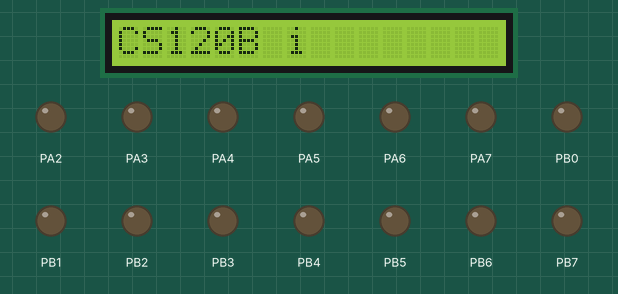
Recording of a program running on a simulated ATmega1284P, built with avr-gcc and emulated at 8 MHz. Shown: 16×1 character LCD, output pins drawn as LEDs (lit = HIGH). Wiring (inferred from the names in the program): character LCD (HD44780): RS PA0; E PA1; data PD0, PD1, PD2, PD3, PD4, PD5, PD6, PD7. Pins used as bus, display or sensor lines are not drawn.

Above: at 0.19 s.
At 1.1 s:
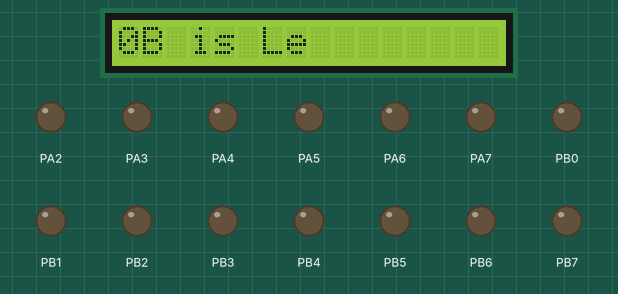
At 2.23 s:
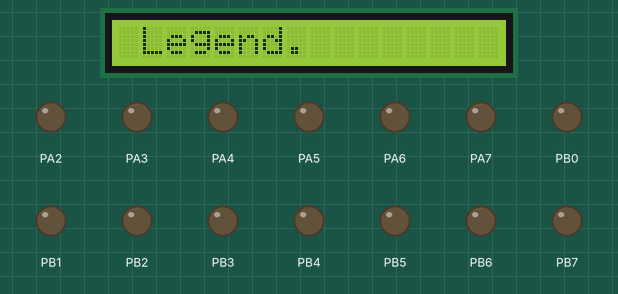
At 4.5 s:
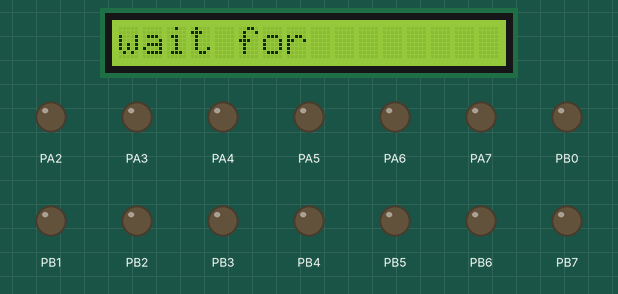
At 6.77 s:
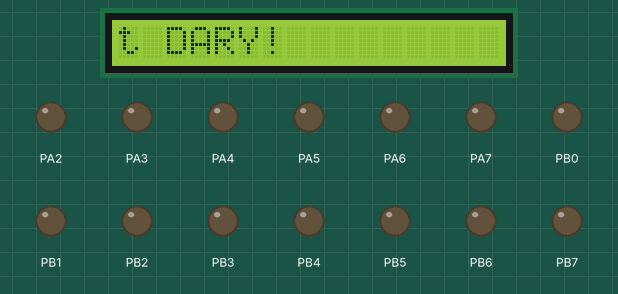
At 9.04 s:
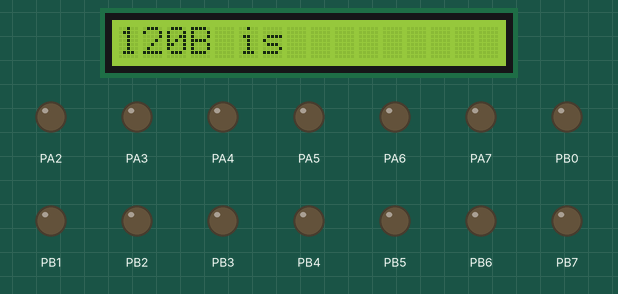

The program:

kmccu003_lab10_part2.c
```c
/*    Author : Kiana McCullough
 *    Lab Section: B21
 *    Assignment: Lab # 10 Exercise # 2
 *
 *    I acknowledge all content contained herein, excluding template or example
 *    code, is my own original work.
 */

#include <avr/io.h>
#include <avr/interrupt.h>
#include "keypad.h"
#include "timer.h"
#include "scheduler.h"
#include "bit.h"
#include "io.h"
#include "io.c"
//#include "lcd_8bit_task.h"
#include "queue.h"


unsigned char string[] = {'C', 'S', '1', '2', '0', 'B', ' ',  'i', 's', ' ',  'L', 'e', 'g', 'e', 'n', 'd', '.', '.', '.',  'w', 'a', 'i', 't', ' ', 'f', 'o', 'r', ' ',  'i', 't', ' ', 'D', 'A', 'R', 'Y', '!', ' ', ' ', ' ', ' ', ' ', ' ', ' ', ' ', ' ', ' ', ' ', ' ', ' ', ' ', ' ', ' '};
unsigned char cnt = 1;
enum States{init} state;

int str_tick(int state) {
	switch(state) {
		case init:
		for (unsigned int i = 1; i <= 16; i++) {
			LCD_Cursor(i);
			LCD_WriteData(string[i+cnt-2]);

			if(cnt+i+1 == 54) { //gets cut off at DAR when 36..
				cnt = 0; //reset
			}
		}
		cnt++;
	}

	return state;
}


int main(void)
{
	DDRB = 0xFF; PORTB = 0x00; // PORTB set to output, outputs init 0s
	DDRC = 0xF0; PORTC = 0x0F; // PC7..4 outputs init 0s, PC3..0 inputs init 1s
	DDRA = 0xFF; PORTA = 0x00; //outputs
	DDRD = 0xFF; PORTD = 0x00;

	//Greatest common divisor for all tasks or smallest time unit for tasks.
	unsigned long int GCD = 15;

	//Recalculate GCD periods for scheduler
	unsigned long int lcd_period = 15;

	//Declare an array of tasks
	static task task1;
	task *tasks[] = { &task1 };
	const unsigned short numTasks = sizeof(tasks) / sizeof(task*);

	//task1
	task1.state = 0;//Task initial state.
	task1.period = lcd_period;//Task Period.
	task1.elapsedTime = lcd_period;//Task current elapsed time.
	task1.TickFct = &str_tick;//Function pointer for the tick.

	// Set the timer and turn it on
	TimerSet(GCD);
	TimerOn();
	LCD_init();
	LCD_ClearScreen();

	unsigned short i; // Scheduler for-loop iterator
	//unsigned char tmp = 0;

	while(1) {

		// Scheduler code
		for ( i = 0; i < numTasks; i++ ) {
			// Task is ready to tick
			if ( tasks[i]->elapsedTime == tasks[i]->period ) {
				// Setting next state for task
				tasks[i]->state = tasks[i]->TickFct(tasks[i]->state);
				// Reset the elapsed time for next tick.
				tasks[i]->elapsedTime = 0;
			}
			tasks[i]->elapsedTime += 1;
		}
			while(!TimerFlag);
			TimerFlag = 0;

	} //end while
	// Error: Program should not exit!

	return 0;
} //end main


/*int main(void) {

	DDRA = 0xFF; PORTA = 0x00; //outputs
	DDRD = 0xFF; PORTD = 0x00;

   // Initializes the LCD display
   LCD_init();

   // Starting at position 1 on the LCD screen, writes Hello World
   LCD_DisplayString(1, "Hello World");

   while(1) {continue;}


}*/

/*Use the LCD code, along with a button and/or time delay to display the message "CS120B is Legend... wait for it DARY!"
The string will not fit on the display all at once, so you will need to come up with some way to paginate or scroll the text.

Note: If your LCD is exceptionally dim, adjust the resistance provided by the potentiometer connected to Pin #3.*/
```

bit.h
```c
// Permission to copy is granted provided that this header remains intact.
// This software is provided with no warranties.

////////////////////////////////////////////////////////////////////////////////

#ifndef BIT_H
#define BIT_H

////////////////////////////////////////////////////////////////////////////////
//Functionality - Sets bit on a PORTx
//Parameter: Takes in a uChar for a PORTx, the pin number and the binary value
//Returns: The new value of the PORTx
unsigned char SetBit(unsigned char pin, unsigned char number, unsigned char bin_value)
{
	return (bin_value ? pin | (0x01 << number) : pin & ~(0x01 << number));
}

////////////////////////////////////////////////////////////////////////////////
//Functionality - Gets bit from a PINx
//Parameter: Takes in a uChar for a PINx and the pin number
//Returns: The value of the PINx
unsigned char GetBit(unsigned char port, unsigned char number)
{
	return ( port & (0x01 << number) );
}

#endif //BIT_H
```

io.c
```c
#include <avr/io.h>
#include <avr/interrupt.h>
#include <stdio.h>
#include "io.h"

#define SET_BIT(p,i) ((p) |= (1 << (i)))
#define CLR_BIT(p,i) ((p) &= ~(1 << (i)))
#define GET_BIT(p,i) ((p) & (1 << (i)))

/*-------------------------------------------------------------------------*/

#define DATA_BUS PORTD		// port connected to pins 7-14 of LCD display
#define CONTROL_BUS PORTA	// port connected to pins 4 and 6 of LCD disp.
#define RS 0			// pin number of uC connected to pin 4 of LCD disp.
#define E 1			// pin number of uC connected to pin 6 of LCD disp.

/*-------------------------------------------------------------------------*/

void LCD_ClearScreen(void) {
   LCD_WriteCommand(0x01);
}

void LCD_init(void) {

    //wait for 100 ms.
	delay_ms(100);
	LCD_WriteCommand(0x38);
	LCD_WriteCommand(0x06);
	LCD_WriteCommand(0x0f);
	LCD_WriteCommand(0x01);
	delay_ms(10);
}

void LCD_WriteCommand (unsigned char Command) {
   CLR_BIT(CONTROL_BUS,RS);
   DATA_BUS = Command;
   SET_BIT(CONTROL_BUS,E);
   asm("nop");
   CLR_BIT(CONTROL_BUS,E);
   delay_ms(2); // ClearScreen requires 1.52ms to execute
}

void LCD_WriteData(unsigned char Data) {
   SET_BIT(CONTROL_BUS,RS);
   DATA_BUS = Data;
   SET_BIT(CONTROL_BUS,E);
   asm("nop");
   CLR_BIT(CONTROL_BUS,E);
   delay_ms(1);
}

void LCD_DisplayString( unsigned char column, const unsigned char* string) {
   LCD_ClearScreen();
   unsigned char c = column;
   while(*string) {
      LCD_Cursor(c++);
      LCD_WriteData(*string++);
   }
}

void LCD_Cursor(unsigned char column) {
   if ( column < 17 ) { // 16x1 LCD: column < 9
						// 16x2 LCD: column < 17
      LCD_WriteCommand(0x80 + column - 1);
   } else {
      LCD_WriteCommand(0xB8 + column - 9);	// 16x1 LCD: column - 1
											// 16x2 LCD: column - 9
   }
}

void delay_ms(int miliSec) //for 8 Mhz crystal

{
    int i,j;
    for(i=0;i<miliSec;i++)
    for(j=0;j<775;j++)
  {
   asm("nop");
  }
}
```

io.h
```c
#ifndef __io_h__
#define __io_h__

void LCD_init();
void LCD_ClearScreen(void);
void LCD_WriteCommand (unsigned char Command);
void LCD_Cursor (unsigned char column);
void LCD_DisplayString(unsigned char column ,const unsigned char *string);
void delay_ms(int miliSec);
#endif
```

queue.h
```c
// Permission to copy is granted provided that this header remains intact.
// This software is provided with no warranties.

////////////////////////////////////////////////////////////////////////////////

#ifndef QUEUE_H
#define QUEUE_H

#include <stdlib.h> // required for malloc

//Circular Queue
//Data Structure to implement circular queue MAX_SIZE 255
// ** IMPORTANT ** : Global definitions work, but initalization must occur inside main()
typedef struct _Queue
{
	unsigned char* buffer; 		// Queue of characters
	unsigned char front; 		// Queue front index
	unsigned char back; 		// Queue back index
	unsigned char num_objects;	// Number of objects in queue
	unsigned char capacity;		// Size of the queue
} *Queue;
////////////////////////////////////////////////////////////////////////////////
//Functionality - Allocates space and initializes a queue
//Parameter: Positive integer for the size of queue (0~255)
//Returns: Reference to a queue
Queue QueueInit(unsigned char size)
{
	Queue Q 		= malloc (sizeof(struct _Queue));
	Q->buffer 		= malloc (size * sizeof(unsigned char));
	Q->front 		= 0;
	Q->back			= 0;
	Q->num_objects	= 0;
	Q->capacity		= size;

	return Q;
}
////////////////////////////////////////////////////////////////////////////////
//Functionality - Checks if queue is empty
//Parameter: None
//Returns: 1 if empty else 0
unsigned char QueueIsEmpty(Queue Q)
{
	return (Q->num_objects == 0);
}
////////////////////////////////////////////////////////////////////////////////
//Functionality - Checks if queue is full
//Parameter: None
//Returns: 1 if full else 0
unsigned char QueueIsFull(Queue Q)
{
	return (Q->num_objects == Q->capacity);
}
////////////////////////////////////////////////////////////////////////////////
//Functionality - Flushes the queue
//Parameter: None
//Returns: None
void QueueMakeEmpty(Queue Q)
{
	Q->front 		= 0;
	Q->back 		= 0;
	Q->num_objects	= 0;
}
////////////////////////////////////////////////////////////////////////////////
//Functionality - Push a character onto back of queue
//Parameter: Takes a single unsigned char value
//Returns: 1 if full else 0
unsigned char QueueEnqueue(Queue Q, unsigned char value)
{
	if(Q->num_objects < Q->capacity)	// If queue is not full
	{
		Q->buffer[Q->back] = value;		// Place data into correct location
		Q->back++;						// Increment back counter
		Q->back %= Q->capacity;			// Modulate according to queue capacity
		Q->num_objects++;				// Increment number of objects
		return 0;						// Return queue is not full (0)
	}
	return 1;							// Else return queue is full (1)
}
////////////////////////////////////////////////////////////////////////////////
//Functionality - Pop first character from front of queue
//Parameter: None
//Returns: Unsigned char from queue else null character
unsigned char QueueDequeue(Queue Q)
{
	if(Q->num_objects > 0)				// If queue is not empty
	{									// Retrieve data from correct location
		unsigned char tmp = Q->buffer[Q->front];
		Q->buffer[Q->front] = '\0';		// Clear location with null character
		Q->front++;						// Increment front counter
		Q->front %= Q->capacity;		// Modulate according to queue capacity
		Q->num_objects--;				// Decrement number of objects
		return tmp;						// Return data
	}
	return '\0';						// Else return null to indicate empty
}

#endif //QUEUE_H
```

scheduler.h
```c
// Permission to copy is granted provided that this header remains intact.
// This software is provided with no warranties.

////////////////////////////////////////////////////////////////////////////////

#ifndef SCHEDULER_H
#define SCHEDULER_H

////////////////////////////////////////////////////////////////////////////////
//Functionality - finds the greatest common divisor of two values
//Parameter: Two long int's to find their GCD
//Returns: GCD else 0
unsigned long int findGCD(unsigned long int a, unsigned long int b)
{
	unsigned long int c;
	while(1){
		c = a % b;
		if( c == 0 ) { return b; }
		a = b;
		b = c;
	}
	return 0;
}
////////////////////////////////////////////////////////////////////////////////
//Struct for Tasks represent a running process in our simple real-time operating system
typedef struct _task{
	// Tasks should have members that include: state, period,
	//a measurement of elapsed time, and a function pointer.
	signed 	 char state; 		//Task's current state
	unsigned long period; 		//Task period
	unsigned long elapsedTime; 	//Time elapsed since last task tick
	int (*TickFct)(int); 		//Task tick function
} task;

#endif //SCHEDULER_H
```

timer.h
```c
// Permission to copy is granted provided that this header remains intact.
// This software is provided with no warranties.

////////////////////////////////////////////////////////////////////////////////

#ifndef TIMER_H
#define TIMER_H

#include <avr/interrupt.h>

volatile unsigned char TimerFlag = 0; // TimerISR() sets this to 1. C programmer should clear to 0.

// Internal variables for mapping AVR's ISR to our cleaner TimerISR model.
unsigned long _avr_timer_M = 1; // Start count from here, down to 0. Default 1ms
unsigned long _avr_timer_cntcurr = 0; // Current internal count of 1ms ticks

// Set TimerISR() to tick every M ms
void TimerSet(unsigned long M) {
	_avr_timer_M = M;
	_avr_timer_cntcurr = _avr_timer_M;
}

void TimerOn() {
	// AVR timer/counter controller register TCCR1
	TCCR1B 	= 0x0B;	// bit3 = 1: CTC mode (clear timer on compare)
					// bit2bit1bit0=011: prescaler /64
					// 00001011: 0x0B
					// SO, 8 MHz clock or 8,000,000 /64 = 125,000 ticks/s
					// Thus, TCNT1 register will count at 125,000 ticks/s

	// AVR output compare register OCR1A.
	OCR1A 	= 125;	// Timer interrupt will be generated when TCNT1==OCR1A
					// We want a 1 ms tick. 0.001 s * 125,000 ticks/s = 125
					// So when TCNT1 register equals 125,
					// 1 ms has passed. Thus, we compare to 125.
					// AVR timer interrupt mask register

	TIMSK1 	= 0x02; // bit1: OCIE1A -- enables compare match interrupt

	//Initialize avr counter
	TCNT1 = 0;

	// TimerISR will be called every _avr_timer_cntcurr milliseconds
	_avr_timer_cntcurr = _avr_timer_M;

	//Enable global interrupts
	SREG |= 0x80;	// 0x80: 1000000
}

void TimerOff() {
	TCCR1B 	= 0x00; // bit3bit2bit1bit0=0000: timer off
}

void TimerISR() {
	TimerFlag = 1;
}

// In our approach, the C programmer does not touch this ISR, but rather TimerISR()
ISR(TIMER1_COMPA_vect)
{
	// CPU automatically calls when TCNT0 == OCR0 (every 1 ms per TimerOn settings)
	_avr_timer_cntcurr--; 			// Count down to 0 rather than up to TOP
	if (_avr_timer_cntcurr == 0) { 	// results in a more efficient compare
		TimerISR(); 				// Call the ISR that the user uses
		_avr_timer_cntcurr = _avr_timer_M;
	}
}

#endif //TIMER_H
```

keypad.h
```c
// Permission to copy is granted provided that this header remains intact.
// This software is provided with no warranties.

////////////////////////////////////////////////////////////////////////////////

// Returns '\0' if no key pressed, else returns char '1', '2', ... '9', 'A', ...
// If multiple keys pressed, returns leftmost-topmost one
// Keypad must be connected to port C
// Keypad arrangement
//        Px4 Px5 Px6 Px7
//	  col 1   2   3   4
//  row  ______________
//Px0 1	| 1 | 2 | 3 | A
//Px1 2	| 4 | 5 | 6 | B
//Px2 3	| 7 | 8 | 9 | C
//Px3 4	| * | 0 | # | D

#ifndef KEYPAD_H
#define KEYPAD_H

#include <bit.h>

// Keypad Setup Values
#define KEYPADPORT PORTC
#define KEYPADPIN  PINC
#define ROW1 0
#define ROW2 1
#define ROW3 2
#define ROW4 3
#define COL1 4
#define COL2 5
#define COL3 6
#define COL4 7

////////////////////////////////////////////////////////////////////////////////
//Functionality - Gets input from a keypad via time-multiplexing
//Parameter: None
//Returns: A keypad button press else '\0'
unsigned char GetKeypadKey() {

	// Check keys in col 1
	KEYPADPORT = SetBit(0xFF,COL1,0); // Set Px4 to 0; others 1
	asm("nop"); // add a delay to allow PORTx to stabilize before checking
	if ( GetBit(~KEYPADPIN,ROW1) ) { return '1'; }
	if ( GetBit(~KEYPADPIN,ROW2) ) { return '4'; }
	if ( GetBit(~KEYPADPIN,ROW3) ) { return '7'; }
	if ( GetBit(~KEYPADPIN,ROW4) ) { return '*'; }

	// Check keys in col 2
	KEYPADPORT = SetBit(0xFF,COL2,0); // Set Px5 to 0; others 1
	asm("nop"); // add a delay to allow PORTx to stabilize before checking
	if ( GetBit(~KEYPADPIN,ROW1) ) { return '2'; }
	if ( GetBit(~KEYPADPIN,ROW2) ) { return '5'; }
	if ( GetBit(~KEYPADPIN,ROW3) ) { return '8'; }
	if ( GetBit(~KEYPADPIN,ROW4) ) { return '0'; }

	// Check keys in col 3
	KEYPADPORT = SetBit(0xFF,COL3,0); // Set Px6 to 0; others 1
	asm("nop"); // add a delay to allow PORTx to stabilize before checking
	if ( GetBit(~KEYPADPIN,ROW1) ) { return '3'; }
	if ( GetBit(~KEYPADPIN,ROW2) ) { return '6'; }
	if ( GetBit(~KEYPADPIN,ROW3) ) { return '9'; }
	if ( GetBit(~KEYPADPIN,ROW4) ) { return '#'; }

	// Check keys in col 4
	KEYPADPORT = SetBit(0xFF,COL4,0); // Set Px7 to 0; others 1
	asm("nop"); // add a delay to allow PORTx to stabilize before checking
	if (GetBit(~KEYPADPIN,ROW1) ) { return 'A'; }
	if (GetBit(~KEYPADPIN,ROW2) ) { return 'B'; }
	if (GetBit(~KEYPADPIN,ROW3) ) { return 'C'; }
	if (GetBit(~KEYPADPIN,ROW4) ) { return 'D'; }

	return '\0';
}

#endif //KEYPAD_H
```

Measured:
- by itself, everything shown: repeats every 8.4 s, in 37 steps
